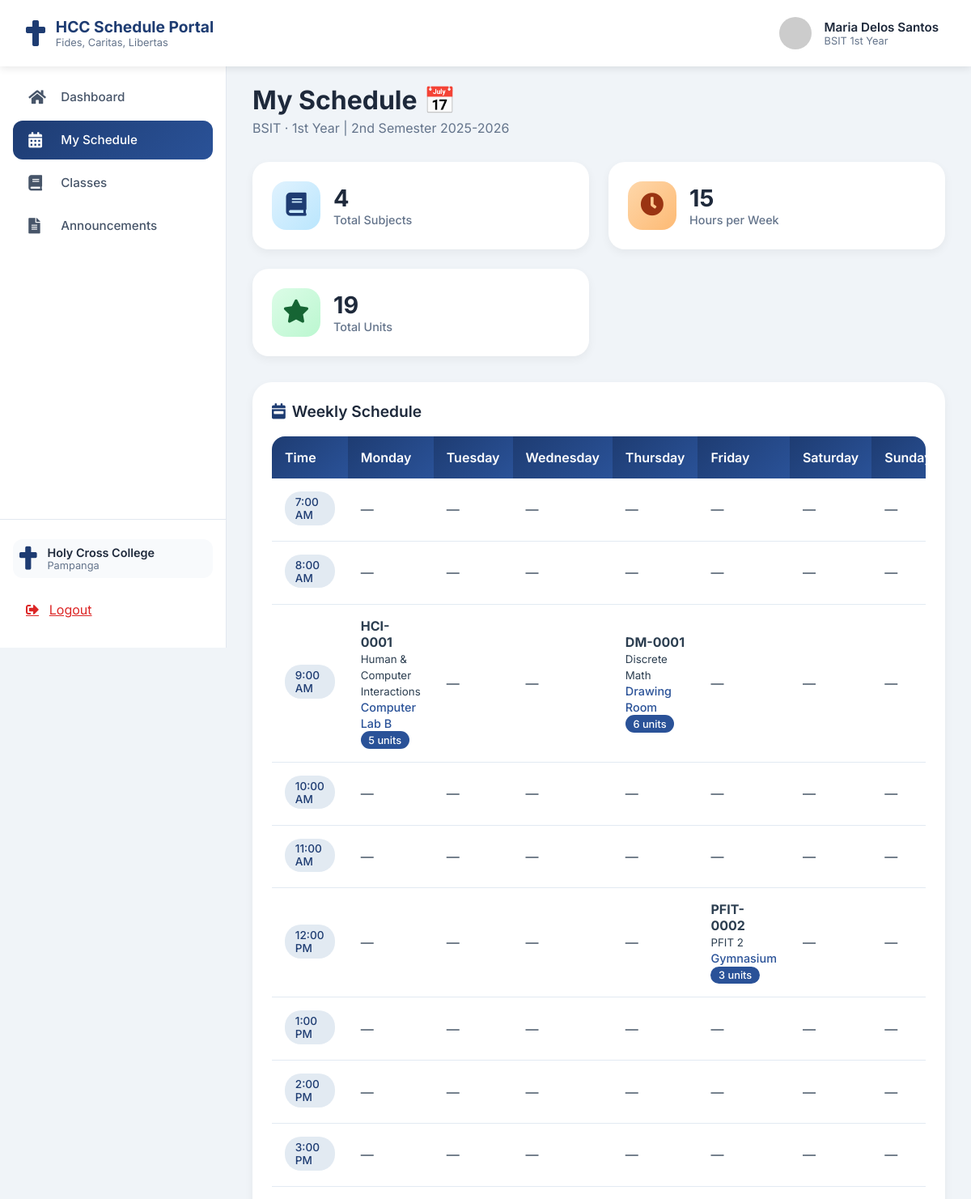
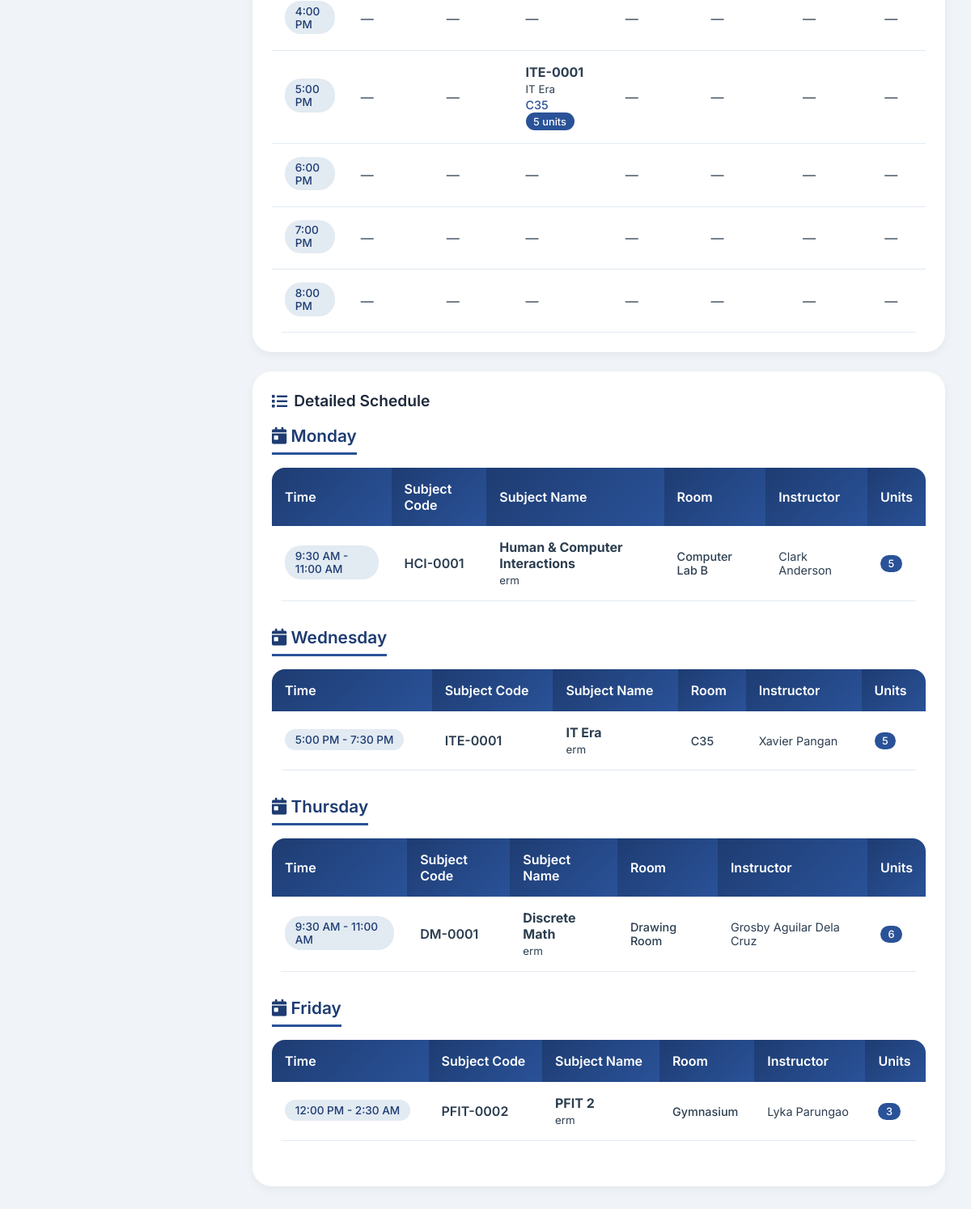
The page /schedule.php (signed in) on the database its author committed (2 pictures, top to bottom).
### tables this page shows
CREATE TABLE `section` (
  `section_id` int(11) NOT NULL,
  `section_code` varchar(20) NOT NULL,
  `section_name` varchar(50) NOT NULL,
  `year_level` enum('1st Year','2nd Year','3rd Year','4th Year','5th Year') NOT NULL,
  `semester` enum('1st Semester','2nd Semester','Summer') NOT NULL,
  `course` varchar(100) NOT NULL,
  `academic_year` varchar(20) NOT NULL,
  `schedule_day` enum('Monday','Tuesday','Wednesday','Thursday','Friday','Saturday','Sunday') DEFAULT NULL,
  `schedule_time_start` time DEFAULT NULL,
  `schedule_time_end` time DEFAULT NULL,
  `room` varchar(20) DEFAULT NULL,
  `instructor` varchar(100) DEFAULT NULL,
  `subject_id` int(11) DEFAULT NULL
);

CREATE TABLE `subjects` (
  `subject_id` int(11) NOT NULL,
  `subject_code` varchar(20) NOT NULL,
  `subject_name` varchar(100) NOT NULL,
  `description` text DEFAULT NULL,
  `units` int(11) NOT NULL CHECK (`units` > 0),
  `year_level` enum('1st Year','2nd Year','3rd Year','4th Year','5th Year') NOT NULL,
  `semester` enum('1st Semester','2nd Semester','Summer') NOT NULL,
  `course` varchar(100) NOT NULL
);

### schedule.php (the view, shortened to what this page needs)
<?php
$servername = "localhost";
$username = "root";
$password = "";
$dbname = "hcc_schedule";
$conn = new mysqli($servername, $username, $password, $dbname);
$first_name = $_SESSION['first_name'];
$last_name = $_SESSION['last_name'];
$course = $_SESSION['course'];
$year_level = $_SESSION['year_level'];
$schedule_sql = "SELECT s.section_code, s.section_name, s.schedule_day, s.schedule_time_start, s.schedule_time_end, s.room, s.instructor,
                        sub.subject_code, sub.subject_name, sub.units, sub.description
                 FROM section s
                 JOIN subjects sub ON s.subject_id = sub.subject_id
                 WHERE (s.course = ? OR s.course = 'ANY' OR s.course LIKE CONCAT('%', ?, '%'))
                 AND s.year_level = ?
                 ORDER BY FIELD(s.schedule_day, 'Monday', 'Tuesday', 'Wednesday', 'Thursday', 'Friday', 'Saturday', 'Sunday'), s.schedule_time_start";
$stmt = $conn->prepare($schedule_sql);
$stmt->bind_param("sss", $course, $course, $year_level);
$stmt->execute();
$schedule_result = $stmt->get_result();
$schedule_by_day = [
    'Monday' => [],
    'Tuesday' => [],
    'Wednesday' => [],
    'Thursday' => [],
    'Friday' => [],
    'Saturday' => [],
    'Sunday' => []
];
$all_schedules = [];
$total_units = 0;
while ($row = $schedule_result->fetch_assoc()) {
    $day = $row['schedule_day'];
    if (isset($schedule_by_day[$day])) {
        $schedule_by_day[$day][] = $row;
        $all_schedules[] = $row;
        $total_units += $row['units'];
    }
}
$total_hours = 0;
foreach ($all_schedules as $schedule) {
    if ($schedule['schedule_time_start'] && $schedule['schedule_time_end']) {
        $start = new DateTime($schedule['schedule_time_start']);
        $end = new DateTime($schedule['schedule_time_end']);
        $interval = $start->diff($end);
        $hours = $interval->h + ($interval->i / 60);
        $total_hours += $hours;
    }
}
?>
<!DOCTYPE html>
<html lang="en">
<head>
  <link rel="stylesheet" href="https://use.fontawesome.com/releases/v5.15.4/css/all.css">
  <link rel="stylesheet" href="homepage.css">
</head>
<body>
  <nav class="navbar">
    <div class="nav-container">
      <div class="nav-logo">
        <i class="fas fa-cross"></i>
        <div class="logo-text">
          <span class="logo-main">HCC Schedule Portal</span>
          <span class="logo-sub">Fides, Caritas, Libertas</span>
        </div>
      </div>
      <div class="nav-user">
        <div class="user-profile">
          <img src="https://ui-avatars.com/api/?name=<?php echo urlencode($first_name . '+' . $last_name); ?>&background=1e3c72&color=fff&size=40" alt="Profile" class="profile-img">
          <div class="user-info">
            <span class="user-name"><?php echo htmlspecialchars($first_name . ' ' . $last_name); ?></span>
            <span class="user-role"><?php echo htmlspecialchars($course . ' ' . $year_level); ?></span>
          </div>
        </div>
      </div>
    </div>
  </nav>
  <div class="dashboard-container">
    <aside class="sidebar">
      <div class="sidebar-menu">
        <a href="homepage.php" class="menu-item">
          <i class="fas fa-home"></i>
          <span>Dashboard</span>
        </a>
        <a href="schedule.php" class="menu-item active">
          <i class="fas fa-calendar-alt"></i>
          <span>My Schedule</span>
        </a>
        <a href="#" class="menu-item">
          <i class="fas fa-book"></i>
          <span>Classes</span>
        </a>
        <a href="#" class="menu-item">
          <i class="fas fa-file-alt"></i>
          <span>Announcements</span>
        </a>
      </div>
      <div class="sidebar-footer">
        <div class="school-info">
          <i class="fas fa-cross"></i>
          <div>
            <p class="school-name">Holy Cross College</p>
            <p class="school-location">Pampanga</p>
          </div>
        </div>
        <a href="index.php" class="logout-btn">
          <i class="fas fa-sign-out-alt"></i>
          <span>Logout</span>
        </a>
      </div>
    </aside>
    <main class="main-content">
      <div class="welcome-header">
        <div>
          <h1>My Schedule <span>📅</span></h1>
          <p class="welcome-date"><?php echo htmlspecialchars($course); ?> · <?php echo htmlspecialchars($year_level); ?> | 2nd Semester 2025-2026</p>
        </div>
      </div>
      <div class="stats-grid">
        <div class="stat-card">
          <div class="stat-icon blue">
            <i class="fas fa-book"></i>
          </div>
          <div class="stat-info">
            <h3><?php echo count($all_schedules); ?></h3>
            <p>Total Subjects</p>
          </div>
        </div>
        <div class="stat-card">
          <div class="stat-icon orange">
            <i class="fas fa-clock"></i>
          </div>
          <div class="stat-info">
            <h3><?php echo round($total_hours, 1); ?></h3>
            <p>Hours per Week</p>
          </div>
        </div>
        <div class="stat-card">
          <div class="stat-icon green">
            <i class="fas fa-star"></i>
          </div>
          <div class="stat-info">
            <h3><?php echo $total_units; ?></h3>
            <p>Total Units</p>
          </div>
        </div>
      </div>
      <div class="card">
        <div class="card-header">
          <h2><i class="fas fa-calendar-week"></i> Weekly Schedule</h2>
        </div>
        <div class="schedule-table">
          <table>
            <thead>
              <tr>
                <th>Time</th>
                <th>Monday</th>
                <th>Tuesday</th>
                <th>Wednesday</th>
                <th>Thursday</th>
                <th>Friday</th>
                <th>Saturday</th>
                <th>Sunday</th>
              </tr>
            </thead>
            <tbody>
              <?php
              $time_slots = [
                '07:00', '08:00', '09:00', '10:00', '11:00', '12:00',
                '13:00', '14:00', '15:00', '16:00', '17:00', '18:00', '19:00', '20:00'
              ];
              $stmt2 = $conn->prepare($schedule_sql);
              $stmt2->bind_param("sss", $course, $course, $year_level);
              $stmt2->execute();
              $weekly_result = $stmt2->get_result();
              $schedule_by_day_time = [];
              while ($row = $weekly_result->fetch_assoc()) {
                  $day = $row['schedule_day'];
                  $start_hour = date('H:00', strtotime($row['schedule_time_start']));
                  $schedule_by_day_time[$day][$start_hour] = $row;
              }
              foreach ($time_slots as $time) {
                  echo "<tr>";
                  echo "<td><span class='time-badge'>" . date('g:i A', strtotime($time)) . "</span></td>";
                  $days = ['Monday', 'Tuesday', 'Wednesday', 'Thursday', 'Friday', 'Saturday', 'Sunday'];
                  foreach ($days as $day) {
                      echo "<td>";
                      if (isset($schedule_by_day_time[$day][$time])) {
                          $class = $schedule_by_day_time[$day][$time];
                          echo "<strong>" . htmlspecialchars($class['subject_code']) . "</strong><br>";
                          echo "<small>" . htmlspecialchars($class['subject_name']) . "</small><br>";
                          echo "<small class='room-info'>" . htmlspecialchars($class['room']) . "</small><br>";
                          echo "<span class='units-badge'>" . htmlspecialchars($class['units']) . " units</span>";
                      } else {
                          echo "—";
                      }
                      echo "</td>";
                  }
                  echo "</tr>";
              }
              ?>
            </tbody>
          </table>
        </div>
      </div>
      <div class="card" style="margin-top: 1.5rem;">
        <div class="card-header">
          <h2><i class="fas fa-list"></i> Detailed Schedule</h2>
        </div>
        <?php
        if (count($all_schedules) > 0) {
            foreach ($schedule_by_day as $day => $classes) {
                if (!empty($classes)) {
                    echo "<div class='day-section'>";
                    echo "<h3 class='day-title'><i class='fas fa-calendar-day'></i> " . $day . "</h3>";
                    echo "<div class='schedule-table'>";
                    echo "<table>";
                    echo "<thead><tr><th>Time</th><th>Subject Code</th><th>Subject Name</th><th>Room</th><th>Instructor</th><th>Units</th></tr></thead>";
                    echo "<tbody>";
                    foreach ($classes as $class) {
                        $start_time = date('g:i A', strtotime($class['schedule_time_start']));
                        $end_time = date('g:i A', strtotime($class['schedule_time_end']));
                        echo "<tr>";
                        echo "<td><span class='time-badge'>" . $start_time . " - " . $end_time . "</span></td>";
                        echo "<td class='subject-code'>" . htmlspecialchars($class['subject_code']) . "</td>";
                        echo "<td><strong>" . htmlspecialchars($class['subject_name']) . "</strong><br><small>" . htmlspecialchars($class['description']) . "</small></td>";
                        echo "<td class='room-info'>" . htmlspecialchars($class['room']) . "</td>";
                        echo "<td class='instructor-name'>" . htmlspecialchars($class['instructor']) . "</td>";
                        echo "<td><span class='units-badge'>" . htmlspecialchars($class['units']) . "</span></td>";
                        echo "</tr>";
                    }
                    echo "</tbody></table></div></div>";
                }
            }
        }
        ?>
      </div>
    </main>
  </div>
</body>
</html>

### homepage.css (style rules this page uses)
* { margin: 0; padding: 0; box-sizing: border-box; font-family: 'Inter', sans-serif; }
body { background: #f0f4f8; min-height: 100vh; }
.navbar { background: white; box-shadow: 0 2px 10px rgba(0, 0, 0, 0.1); position: fixed; top: 0; left: 0; right: 0; z-index: 1000; }
.nav-container { max-width: 1600px; margin: 0 auto; padding: 0.8rem 2rem; display: flex; align-items: center; justify-content: space-between; }
.nav-logo { display: flex; align-items: center; gap: 0.8rem; }
.nav-logo i { font-size: 2rem; color: #1e3c72; }
.logo-text { display: flex; flex-direction: column; }
.logo-main { font-weight: 700; font-size: 1.2rem; color: #1e3c72; }
.logo-sub { font-size: 0.8rem; color: #64748b; }
.nav-user { display: flex; align-items: center; gap: 1.5rem; }
.user-profile { display: flex; align-items: center; gap: 1rem; cursor: pointer; padding: 0.5rem; border-radius: 40px; transition: background 0.2s; }
.profile-img { width: 40px; height: 40px; border-radius: 50%; object-fit: cover; }
.user-info { display: flex; flex-direction: column; }
.user-name { font-weight: 600; font-size: 0.95rem; color: #1e293b; }
.user-role { font-size: 0.8rem; color: #64748b; }
.dashboard-container { display: flex; margin-top: 72px; min-height: calc(100vh - 72px); }
.sidebar { width: 280px; background: white; border-right: 1px solid #e2e8f0; display: flex; flex-direction: column; justify-content: space-between; position: fixed; height: calc(100vh - 72px); overflow-y: auto; }
.sidebar-menu { padding: 1.5rem 1rem; }
.menu-item { display: flex; align-items: center; gap: 1rem; padding: 0.9rem 1.2rem; color: #475569; text-decoration: none; border-radius: 12px; transition: all 0.2s; margin-bottom: 0.3rem; }
.menu-item i { width: 24px; font-size: 1.2rem; }
.menu-item span { font-size: 0.95rem; font-weight: 500; }
.menu-item.active { background: linear-gradient(135deg, #1e3c72, #2a5298); color: white; }
.sidebar-footer { padding: 1.5rem 1rem; border-top: 1px solid #e2e8f0; }
.school-info { display: flex; align-items: center; gap: 0.8rem; margin-bottom: 1rem; padding: 0.5rem; background: #f8fafc; border-radius: 12px; }
.school-info i { font-size: 1.8rem; color: #1e3c72; }
.school-name { font-weight: 600; font-size: 0.9rem; color: #1e293b; }
.school-location { font-size: 0.8rem; color: #64748b; }
.logout-btn { display: flex; align-items: center; gap: 0.8rem; padding: 0.8rem 1rem; color: #dc2626; border-radius: 12px; cursor: pointer; transition: background 0.2s; }
.main-content { flex: 1; margin-left: 280px; padding: 2rem; max-width: calc(100% - 280px); }
.welcome-header { display: flex; justify-content: space-between; align-items: center; margin-bottom: 2rem; }
.welcome-header h1 { font-size: 2rem; font-weight: 700; color: #1e293b; margin-bottom: 0.3rem; }
.welcome-header h1 span { font-size: 2rem; }
.welcome-date { color: #64748b; font-size: 1rem; }
.stats-grid { display: grid; grid-template-columns: repeat(4, 1fr); gap: 1.5rem; margin-bottom: 2rem; }
.stat-card { background: white; padding: 1.5rem; border-radius: 20px; display: flex; align-items: center; gap: 1rem; box-shadow: 0 4px 12px rgba(0, 0, 0, 0.05); transition: transform 0.2s; }
.stat-icon { width: 60px; height: 60px; border-radius: 18px; display: flex; align-items: center; justify-content: center; font-size: 1.8rem; }
.stat-icon.blue { background: linear-gradient(135deg, #e0f2fe, #bae6fd); color: #1e3c72; }
.stat-icon.green { background: linear-gradient(135deg, #dcfce7, #bbf7d0); color: #166534; }
.stat-icon.orange { background: linear-gradient(135deg, #fed7aa, #fdba74); color: #9a3412; }
.stat-info h3 { font-size: 1.8rem; font-weight: 700; color: #1e293b; line-height: 1.2; }
.stat-info p { color: #64748b; font-size: 0.9rem; font-weight: 500; }
.card { background: white; border-radius: 24px; padding: 1.5rem; margin-bottom: 1.5rem; box-shadow: 0 4px 12px rgba(0, 0, 0, 0.05); }
.card-header { display: flex; justify-content: space-between; align-items: center; margin-bottom: 1.2rem; }
.card-header h2 { font-size: 1.2rem; font-weight: 600; color: #1e293b; display: flex; align-items: center; gap: 0.5rem; }
.card-header h2 i { color: #1e3c72; }
.time-badge { background: #1e3c72; color: white; font-size: 0.7rem; padding: 0.2rem 0.5rem; border-radius: 20px; width: fit-content; margin-bottom: 0.2rem; }
@media (max-width: 1200px) { .stats-grid { grid-template-columns: repeat(2, 1fr); } }

### rows shown on the page
section: subject.subject_code "HCI-0001", subject.subject_name "Human & Computer Interactions", room "Computer Lab B", subject.units "5", schedule_time_start "9:30 AM", schedule_time_end "11:00 AM", subject.description "erm", instructor "Clark Anderson"
section: subject.subject_code "DM-0001", subject.subject_name "Discrete Math", room "Drawing Room", subject.units "6", schedule_time_start "9:30 AM", schedule_time_end "11:00 AM", subject.description "erm", instructor "Grosby Aguilar Dela Cruz"
section: subject.subject_code "PFIT-0002", subject.subject_name "PFIT 2", room "Gymnasium", subject.units "3", schedule_time_start "12:00 PM", schedule_time_end "2:30 AM", subject.description "erm", instructor "Lyka Parungao"
section: subject.subject_code "ITE-0001", subject.subject_name "IT Era", room "C35", subject.units "5", schedule_time_start "5:00 PM", schedule_time_end "7:30 PM", subject.description "erm", instructor "Xavier Pangan"

### other values the page prints
$first_name . ' ' . $last_name "Maria Delos Santos"
$course . ' ' . $year_level "BSIT 1st Year"
$course "BSIT"
$year_level "1st Year"
count($all_schedules) "4"
$total_hours "15"
$total_units "19"
date('g:i A', strtotime($time)) "7:00 AM"
date('g:i A', strtotime($time)) "8:00 AM"
date('g:i A', strtotime($time)) "9:00 AM"
date('g:i A', strtotime($time)) "10:00 AM"
date('g:i A', strtotime($time)) "11:00 AM"
date('g:i A', strtotime($time)) "12:00 PM"
date('g:i A', strtotime($time)) "1:00 PM"
date('g:i A', strtotime($time)) "2:00 PM"
